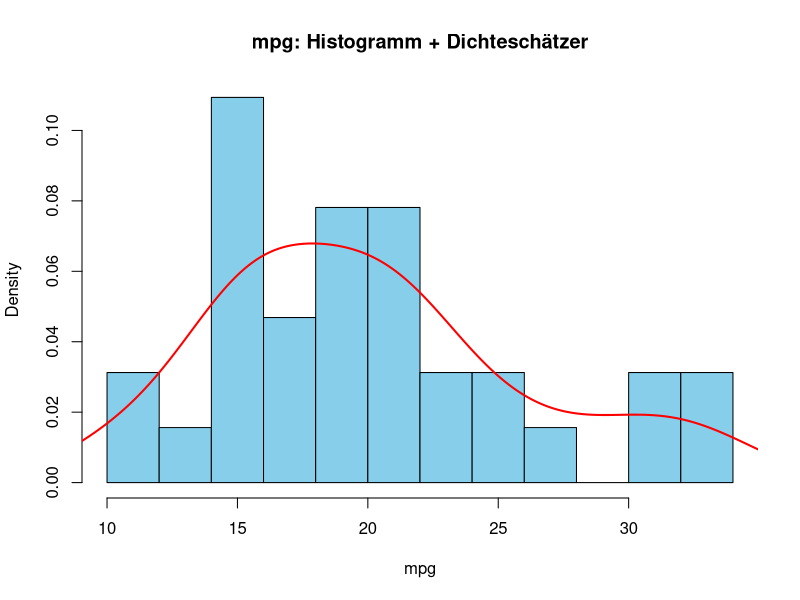
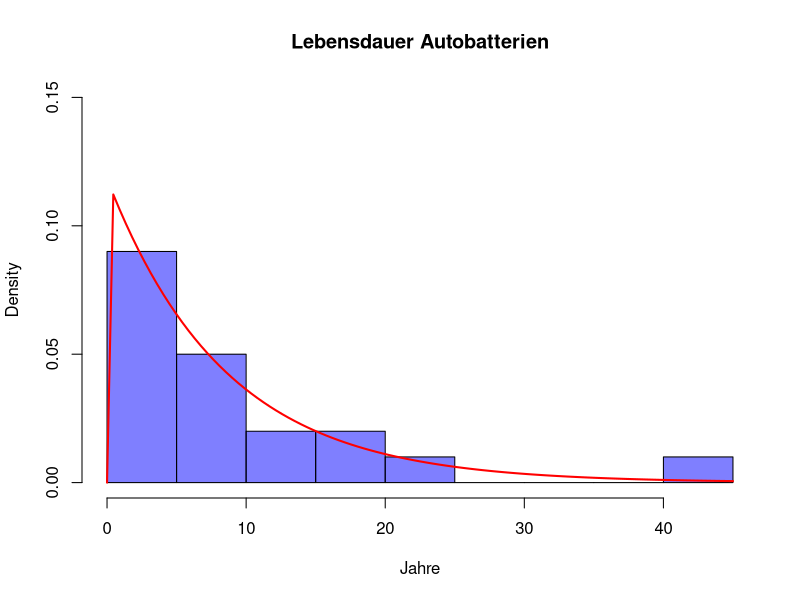
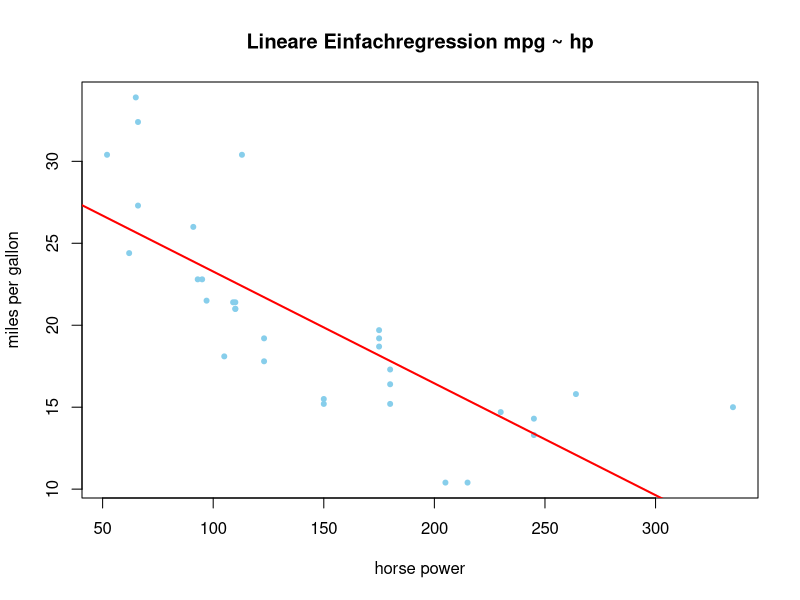
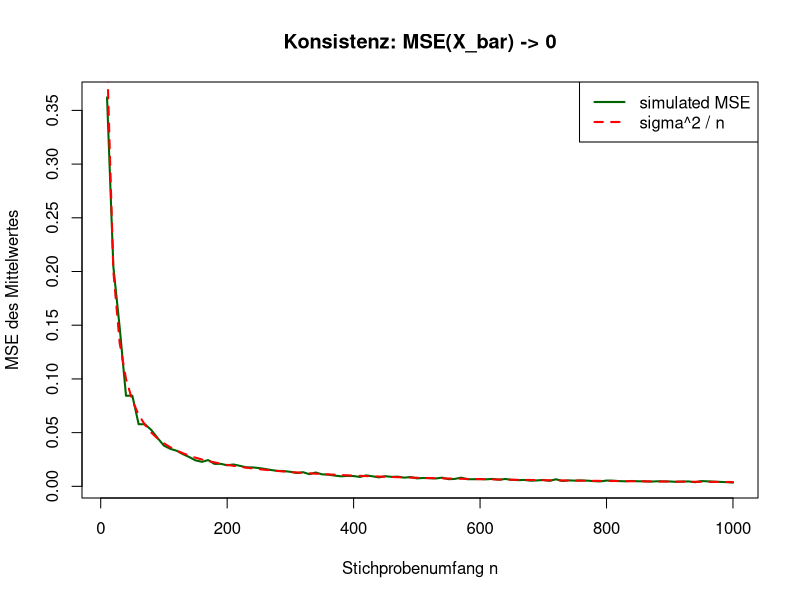

Write R code to recreate these figures, in order.
# =============================================================================
# Übung Kapitel 3: Induktive Statistik
# Themen: Parameterschätzung, Maximum-Likelihood, Methode der kleinsten
#         Fehlerquadrate (lineare Regression), Erwartungstreue, MSE, Konsistenz
# Datensätze: mtcars, faithful (R-base) sowie Lebensdauer-Daten aus der Vorlesung
# =============================================================================


# -----------------------------------------------------------------------------
# Aufgabe 1 – Parameterschätzer für mtcars
# -----------------------------------------------------------------------------
# Verwende die Variable mtcars$mpg.
#
# a) Schätze E(X) (= mu) und Var(X) (= sigma^2) durch
#       mu_hat   = Mittelwert
#       sig2_hat = empirische Varianz   (1/n   * sum((x - x_bar)^2))
#       S2       = korrigierte Varianz  (1/(n-1) * sum((x - x_bar)^2))  =  var()
# b) Plotte das Histogramm zusammen mit dem Kerndichteschätzer.

data(mtcars)
x <- mtcars$mpg
n <- length(x)

mu_hat   <- mean(x)
sig2_hat <- mean((x - mu_hat)^2)            # MLE / empirische Varianz
S2       <- var(x)                          # erwartungstreu (n-1 im Nenner)

cat("mu_hat   =", round(mu_hat, 3),
    "\nsig2_hat =", round(sig2_hat, 3),
    "\nS^2      =", round(S2, 3), "\n")

hist(x, breaks = 10, freq = FALSE,
     col = "skyblue", main = "mpg: Histogramm + Dichteschätzer",
     xlab = "mpg")
lines(density(x), col = "red", lwd = 2)


# -----------------------------------------------------------------------------
# Aufgabe 2 – Maximum-Likelihood: Exponentialverteilung
# -----------------------------------------------------------------------------
# Die folgenden Werte sind Lebensdauern (in Jahren) von Autobatterien
# (Beispiel aus der Vorlesung). Es wird X ~ Exp(lambda) angenommen.
#
# a) Bestimme den ML-Schätzer  lambda_hat = 1 / x_bar.
# b) Vergleiche das Histogramm mit der angepassten Exp-Dichte.
# c) Schätze P(X > 10).

Lebensdauer <- c(6.9, 1.3, 10.8, 10.3, 0.4,
                 6.5, 4.2, 21.8,  4.0, 2.7,
                 3.0, 41.3,  0.2, 15.3, 15.3,
                 5.5, 2.1,   2.5,  5.8, 9.1)

lambda_hat <- 1 / mean(Lebensdauer)
cat("lambda_hat =", round(lambda_hat, 5), "\n")

hist(Lebensdauer, breaks = 10, freq = FALSE, ylim = c(0, 0.15),
     col = rgb(0, 0, 1, 0.5), main = "Lebensdauer Autobatterien",
     xlab = "Jahre")
curve(dexp(x, rate = lambda_hat), add = TRUE, col = "red", lwd = 2)

# c)
P_X_gt_10 <- 1 - pexp(10, rate = lambda_hat)
cat("P(X > 10) ≈", round(P_X_gt_10, 3), "\n")


# -----------------------------------------------------------------------------
# Aufgabe 3 – Methode der kleinsten Fehlerquadrate (lineare Regression)
# -----------------------------------------------------------------------------
# Zusammenhang zwischen Pferdestärken (hp) und Verbrauch (mpg) im mtcars-Datensatz.
#
# a) Schätze beta_0 und beta_1 von Hand mit den Formeln aus der Vorlesung
#    und vergleiche mit lm().
# b) Plotte die Regressionsgerade.
# c) Sage den mpg-Wert für hp = 150 voraus.

X <- mtcars$hp
Y <- mtcars$mpg

# a) "Per Hand"
xq <- mean(X);  yq <- mean(Y)
beta1_hat <- sum((X - xq) * (Y - yq)) / sum((X - xq)^2)
beta0_hat <- yq - beta1_hat * xq
cat("Per Hand: beta0 =", round(beta0_hat, 3),
    ", beta1 =", round(beta1_hat, 4), "\n")

reg <- lm(mpg ~ hp, data = mtcars)
print(coef(reg))     # Vergleich

# b)
plot(X, Y, pch = 20, col = "skyblue",
     xlab = "horse power", ylab = "miles per gallon",
     main = "Lineare Einfachregression mpg ~ hp")
abline(reg, col = "red", lwd = 2)

# c)
neuer_punkt <- data.frame(hp = 150)
predict(reg, newdata = neuer_punkt)


# -----------------------------------------------------------------------------
# Aufgabe 4 – Erwartungstreue & MSE: empirische vs. korrigierte Varianz
# -----------------------------------------------------------------------------
# Simuliere m = 5000 Stichproben vom Umfang n = 10 aus N(0, 4).
# Berechne in jeder Stichprobe sig2_hat (mit n) und S^2 (mit n-1).
# Zeige empirisch:
#   E(sig2_hat) ≈ (n-1)/n * sigma^2  (verzerrt)
#   E(S^2)      ≈ sigma^2            (erwartungstreu)
# und vergleiche die MSE.

set.seed(2025)
n  <- 10
m  <- 5000
sigma2_wahr <- 4

sig2_vec <- numeric(m)
S2_vec   <- numeric(m)

for (i in seq_len(m)) {
  x <- rnorm(n, mean = 0, sd = sqrt(sigma2_wahr))
  sig2_vec[i] <- mean((x - mean(x))^2)   # empirische Varianz
  S2_vec[i]   <- var(x)                  # korrigierte Varianz
}

cat("Mittel sig2_hat =", round(mean(sig2_vec), 3),
    "  (erwartet:", round((n - 1)/n * sigma2_wahr, 3), ")\n")
cat("Mittel S^2      =", round(mean(S2_vec),   3),
    "  (erwartet:", sigma2_wahr, ")\n")

mse_sig2 <- mean((sig2_vec - sigma2_wahr)^2)
mse_S2   <- mean((S2_vec   - sigma2_wahr)^2)
cat("MSE(sig2_hat) =", round(mse_sig2, 3),
    " | MSE(S^2) =",   round(mse_S2,   3), "\n")
# Der MLE ist verzerrt, hat aber häufig den kleineren MSE.


# -----------------------------------------------------------------------------
# Aufgabe 5 – Konsistenz des Mittelwertes
# -----------------------------------------------------------------------------
# Plotte den MSE des Mittelwertes als Funktion des Stichprobenumfangs n
# bei Ziehung aus N(5, 4). Erwartet: MSE = sigma^2 / n -> 0.

set.seed(7)
sigma2 <- 4
ns <- seq(10, 1000, by = 10)
mse <- sapply(ns, function(n) {
  xq <- replicate(500, mean(rnorm(n, mean = 5, sd = sqrt(sigma2))))
  mean((xq - 5)^2)
})

plot(ns, mse, type = "l", col = "darkgreen", lwd = 2,
     xlab = "Stichprobenumfang n", ylab = "MSE des Mittelwertes",
     main = "Konsistenz: MSE(X_bar) -> 0")
lines(ns, sigma2 / ns, col = "red", lty = 2, lwd = 2)
legend("topright", legend = c("simulated MSE", "sigma^2 / n"),
       col = c("darkgreen", "red"), lty = c(1, 2), lwd = 2)
